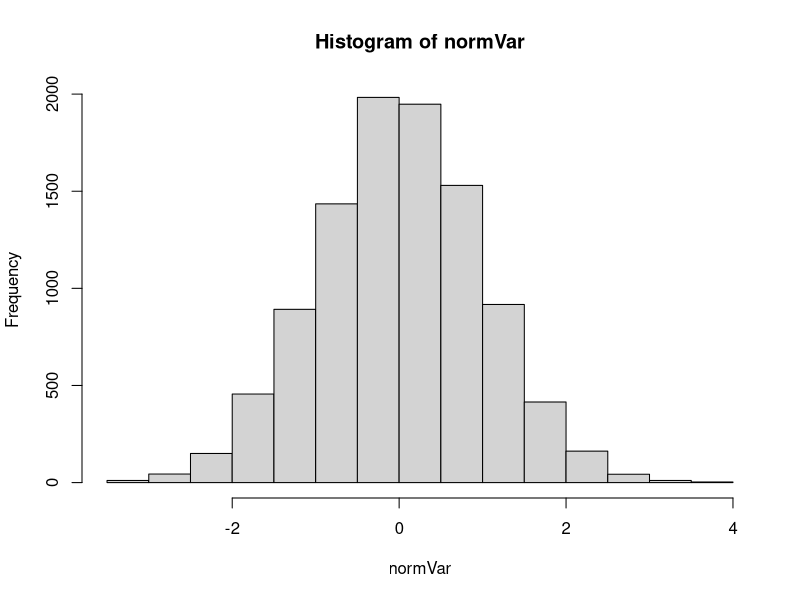
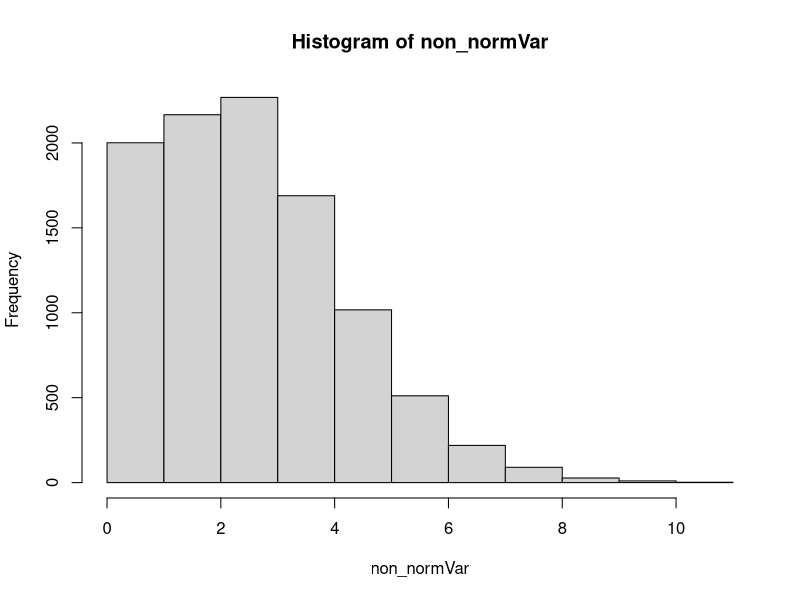

These charts were generated, in order, by the following R code: (Note: this script raises an error after producing the figures.)
## ---- chunk 1
knitr::opts_chunk$set(echo = TRUE)
## ---- chunk 2
set.seed(1234)
prePHQ9 = rnorm(100, mean = 1.7, sd = 1)
postPHQ9 = rnorm(100, m = 2, sd = 1)
pChange = function(pre,post){
  round(mean((post-pre)/pre),2)
}
pChange(prePHQ9, postPHQ9)
pChange(post = postPHQ9, pre = prePHQ9)
## ---- chunk 3

## ---- chunk 4
normVar = rnorm(10000, mean = 0, sd = 1)
hist(normVar)
## ---- chunk 5
non_normVar = rpois(10000, 3)
hist(non_normVar)
## ---- chunk 6
z = (0--10)/3
z
## ---- chunk 7
pnorm(z)
1-prnorm(z)
2*(1-pnorm(z))

